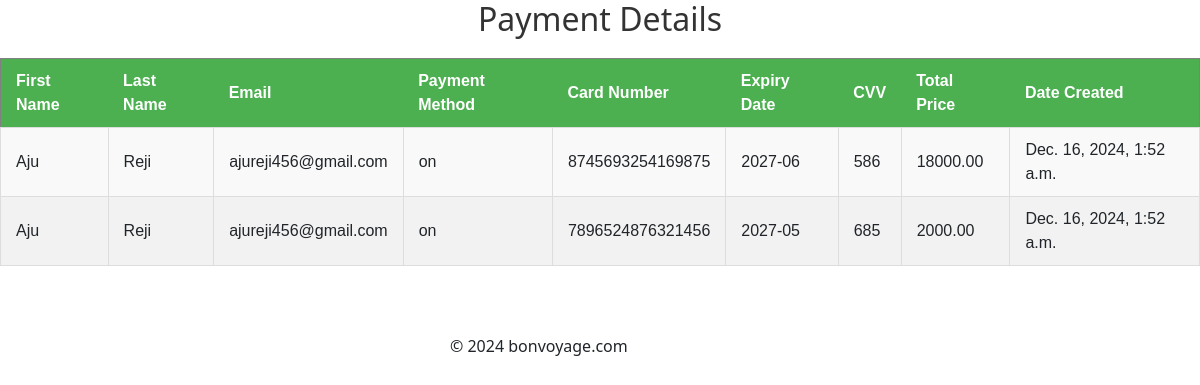
The page /tour/tablepayment/ (signed in) on the database its author committed.
### tour/models.py (models this page shows, shortened)
class TablePayment(models.Model):
    first_name = models.CharField(max_length=100)
    last_name = models.CharField(max_length=100)
    email = models.EmailField()
    payment_method = models.CharField(max_length=50)
    card_number = models.CharField(max_length=16)
    expiry_date = models.CharField(max_length=7)  # YYYY-MM format
    cvv = models.CharField(max_length=3)
    total_price = models.DecimalField(max_digits=10, decimal_places=2)
    package = models.ForeignKey('Package', on_delete=models.CASCADE)
    created_at = models.DateTimeField(auto_now_add=True)  # Automatically set the timestamp when the record is created
    user = models.ForeignKey(User, on_delete=models.CASCADE)  # Add this line

### tour/views.py (the view)
# urls.py: path('tablepayment/',views.table_payment_view,name='tablepayment'),
def table_payment_view(request):
    payments = TablePayment.objects.filter(user=request.user)
    return render(request, 'tablepayment.html', {'payments': payments})

### templates/tablepayment.html (shortened to what this page needs)
<!DOCTYPE html>
{% load static %}
<html lang="en">
<head>
    <link href="https://cdn.jsdelivr.net/npm/bootstrap@5.3.3/dist/css/bootstrap.min.css" rel="stylesheet">
</head>
<body>
    <h1>Payment Details</h1>
    <table border="1">
        <thead>
            <tr>
                <th>First Name</th>
                <th>Last Name</th>
                <th>Email</th>
                <th>Payment Method</th>
                <th>Card Number</th>
                <th>Expiry Date</th>
                <th>CVV</th>
                <th>Total Price</th>
                <th>Date Created</th>
            </tr>
        </thead>
        <tbody>
            {% for payment in payments %}
            <tr>
                <td>{{ payment.first_name }}</td>
                <td>{{ payment.last_name }}</td>
                <td>{{ payment.email }}</td>
                <td>{{ payment.payment_method }}</td>
                <td>{{ payment.card_number }}</td>
                <td>{{ payment.expiry_date }}</td>
                <td>{{ payment.cvv }}</td>
                <td>{{ payment.total_price }}</td>
                <td>{{ payment.created_at }}</td>
            </tr>
            {% endfor %}
        </tbody>
    </table>
<br><br>
    <div style="margin: 0 auto; width: 300px;">
        <p>© 2024 bonvoyage.com</p>
    </div><br>
</body>
</html>

### templates/tablepayment.html (style rules this page uses)
table { width: 100%; border-collapse: collapse; margin: 20px 0; font-family: Arial, sans-serif; background-color: #f9f9f9; }
th { background-color: #4CAF50; color: white; padding: 10px 15px; text-align: left; font-weight: bold; }
td { padding: 10px 15px; border: 1px solid #ddd; text-align: left; }
tr:nth-child(even) { background-color: #f2f2f2; }
h1 { text-align: center; color: #333; font-size: 2em; }

### rows shown on the page
TablePayment: first_name "Aju", last_name "Reji", email "ajureji456@gmail.com", payment_method "on", card_number "8745693254169875", expiry_date "2027-06", cvv "586", total_price "18000.00", created_at "Dec. 16, 2024, 1:52 a.m."
TablePayment: first_name "Aju", last_name "Reji", email "ajureji456@gmail.com", payment_method "on", card_number "7896524876321456", expiry_date "2027-05", cvv "685", total_price "2000.00", created_at "Dec. 16, 2024, 1:52 a.m."
